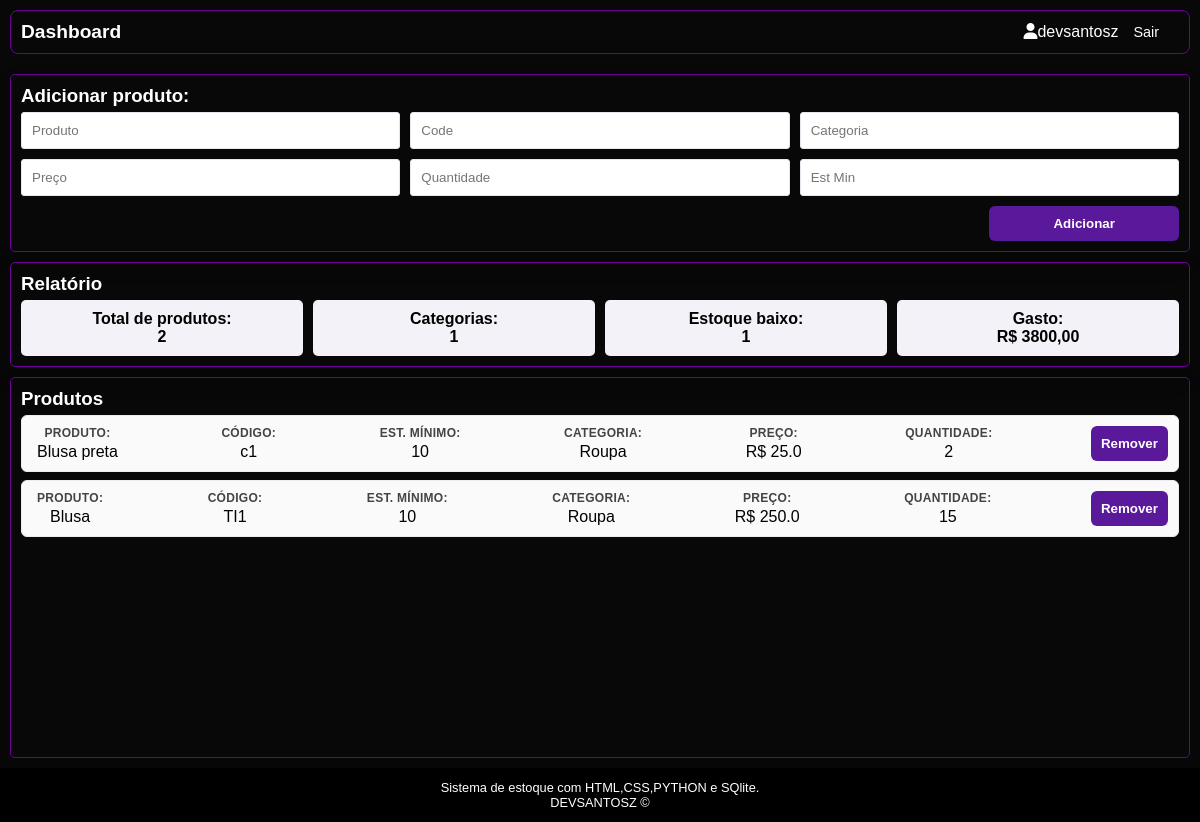
The app's page /dashboard (signed in) with its own data.
### tables this page shows
CREATE TABLE products (
                id INTEGER PRIMARY KEY AUTOINCREMENT,
                name TEXT NOT NULL,
                codigo TEXT NOT NULL UNIQUE,
                categoria TEXT NOT NULL,
                price REAL NOT NULL DEFAULT 0,
                quantity INTEGER NOT NULL DEFAULT 0,
                stqmin INTEGER NOT NULL DEFAULT 0
            );

### app.py (the view)
@app.get("/dashboard")
@login_required
def dashboard():
    with get_db() as con:
        products = con.execute("""
            SELECT id, name, codigo, categoria, price, quantity, stqmin
            FROM products
            ORDER BY id DESC
        """).fetchall()
        total_products = con.execute(
            "SELECT COUNT(*) AS total FROM products"
        ).fetchone()["total"]
        total_categories = con.execute(
            "SELECT COUNT(DISTINCT categoria) AS total FROM products"
        ).fetchone()["total"]
        value_estoque = con.execute("""
            SELECT COUNT(*) AS total
            FROM products
            WHERE quantity > 0 AND quantity <= stqmin
        """).fetchone()["total"]
        gasto_estoque = con.execute(
            "SELECT COALESCE(SUM(price * quantity), 0) AS total FROM products"
        ).fetchone()["total"]
    return render_template(
        "dashboard.html",
        username=session.get("username", ""),
        products=products,
        total_products=total_products,
        total_categories=total_categories,
        value_estoque=value_estoque,
        gasto_estoque=f"R$ {gasto_estoque:.2f}".replace(".", ",")
    )

### app.py (called while the page is built)
def get_db():
    os.makedirs("data", exist_ok=True)
    con = sqlite3.connect(DB_PATH)
    con.row_factory = sqlite3.Row
    return con

def login_required(fn):
    @wraps(fn)
    def wrapper(*args, **kwargs):
        if "user_id" not in session:
            flash("Faça login para continuar.", "warning")
            return redirect("/")
        return fn(*args, **kwargs)
    return wrapper

### templates/dashboard.html (shortened to what this page needs)
<!DOCTYPE html>
<html lang="pt-br">
<head>
  <link rel="stylesheet" href="/static/style.css">
</head>
<body>
  <header class="topbar">
    <h2>Dashboard</h2>
    <div class="conta">
      <h1><i class="fa-solid fa-user"></i>{{ username }} </h1>
      <a href="/logout">Sair</a>
    </div>
  </header>
  <main class="container">
    <section class="card" id="pesq">
      <h3>Adicionar produto:</h3>
      <form method="post" action="/add" class="row">
          <input name="name" placeholder="Produto" required>
          <input name="codigo" placeholder="Code" type="text" required>
          <input name="categoria" placeholder="Categoria" type="text" required>
          <input type="number" name="price" placeholder="Preço" required min="0" step="0.01">
          <input name="qty" type="number" placeholder="Quantidade" required min="0" >
          <input name="stqmin" type="number" placeholder="Est Min" required min="0" >
          <button type="submit">Adicionar</button>
      </form>
    </section>
    <section class="card" id="card-relatorio">
      <h3>Relatório</h3>
      <div id="resumo">
        <div class="rel">
            <p>Total de produtos: </p>
            <p>{{ total_products }}</p>
        </div>
        <div class="rel">
          <p>Categorias: </p>
          <p>{{ total_categories }}</p>
        </div>
        <div class="rel">
          <p>Estoque baixo: </p>
          <p>{{ value_estoque }}</p>
        </div>
        <div class="rel">
          <p>Gasto:</p>
          <p>{{ gasto_estoque }}</p>
        </div>
      </div>
    </section>
    <section class="card" id="list-prod">
      <h3>Produtos</h3>
        <ul class="list">
          {% for p in products %}
            <li class="item">
              <div class="qtd">
                <p class="titulo">Produto:</p>
                {{ p["name"] }}
              </div>
              <div class="qtd">
                <p class="titulo">Código:</p>
                {{ p["codigo"] }}
              </div>
              <div class="qtd">
                <p class="titulo">Est. mínimo:</p>
                {{ p["stqmin"] }}
              </div>
              <div class="qtd">
                <p class="titulo">Categoria:</p>
                {{ p["categoria"] }}
              </div>
              <div class="qtd">
                <p class="titulo">Preço:</p>
                R$ {{ p["price"] }}
              </div>
              <div class="qtd">
                <p class="titulo">Quantidade:</p>
                {{ p["quantity"] }}
              </div>
              <div class="acoes">
                <form action="/remove/{{ p['id'] }}" method="post">
                  <button type="submit">Remover</button>
                </form>
            </div>
          </li>
          {% endfor %}
        </ul>
    </section>
  </main>
  <footer>
    <p>
      Sistema de estoque com HTML,CSS,PYTHON e SQlite.
    </p>
    <p><a href="https://github.com/Devsantosz" target="_blank">
      DEVSANTOSZ </a>&copy
    </p>
  </footer>
</body>
</html>

### static/style.css (style rules this page uses)
* { margin: 0; padding: 0; box-sizing: border-box; font-family: Arial, sans-serif; }
body { background: #080808; }
.topbar { text-align: center; color: #fff; margin: 10px; padding: 10px; border: 1px solid rgb(110, 0, 153); background-color: #07000800; border-radius: 8px; display: flex; flex-flow: row nowrap; justify-content: space-between; align-content: center; justify-items: center; align-items: center; }
.topbar h2 { font-size: 1.2em; font-weight: 700; }
.conta { display: flex; justify-content: space-between; align-items: center; padding: 0 20px; }
.conta h1 { font-size: 1em; font-weight: 400; }
.conta a { color: #fff; text-decoration: none; font-size: 0.9em; margin-left: 15px; }
main { display: grid; grid-template-columns: 1fr 40%; grid-template-rows: auto auto auto; gap: 10px; padding: 10px; min-height: calc(100vh - 96px); }
.card { border: 1px solid rgb(110, 0, 153); background-color: #07000800; padding: 10px; border-radius: 5px; box-shadow: 0 10px 30px rgba(0,0,0,0.06); }
#pesq { display: grid; grid-column: 1 / -1; grid-row: 1; }
#list-prod { display: flex; flex-direction: column; grid-column: 1 / -1; }
#card-relatorio { grid-column: 1 / 2; }
#pesq h3, #list-prod h3, #card-relatorio h3 { margin-bottom: 5px; color: white; text-align: left; }
.row { display: grid; grid-template-columns: auto auto; grid-template-rows: auto; gap: 10px; }
.row input[name="name"] { grid-column: 1 / -1; max-width: none; }
.row input[name="price"] { grid-column: 1; }
.row input[name="qty"] { grid-column: 2; }
input { grid-column: 1 / -1; width: 100%; padding: 10px; border: 1px solid #e6e6ee; border-radius: 3px; background: #ffffff; }
button { grid-column: 2; padding: 10px; border: 0; border-radius: 6px; cursor: pointer; background: #5a189a; color: white; font-weight: 700; transition: 0.2s ease; }
#pesq .row button { justify-self: end; min-width: 50%; }
.list { list-style: none; height: 100%; overflow-y: auto; display: flex; flex-direction: column; gap: 8px; }
.item { background: #fafafa; border: 1px solid #ececf2; border-radius: 6px; display: flex; justify-content: space-between; gap: 10px; flex-flow: row wrap; align-items: center; padding: 10px; transition: 0.2s ease; }
.item { min-width: 0; }
.titulo { font-weight: 800; font-size: 12px; color: #444; padding-bottom: 3px; text-transform: uppercase; letter-spacing: 0.3px; }
.item .qtd { margin: 0px 5px ; text-align: center; }
.item .acoes { display: flex; justify-content: flex-end; }
.item .acoes button { padding: 10px; border-radius: 6px; }
#card-relatorio { grid-column: 1 / 3; }
#resumo { display:grid; grid-template-columns: 1fr 1fr; gap: 10px; }
#card-relatorio p { text-align: center; font-weight: 600; }
#card-relatorio p { text-align: center; font-size: 1em; font-weight: 600; }
.rel { flex: auto; background-color: #f3f2f8; border-radius: 5px; padding: 10px; }
footer { padding: 12px; color: #ffffff; background-color: #000000; text-align: center; font-family: 'Times New Roman', Times, serif; font-size: 0.8em; }
footer p a { color: rgb(255, 255, 255); text-decoration: none; }
@media screen and (min-width: 768px) { main { grid-template-columns: 380px 1fr; grid-template-rows: auto auto 1fr; align-items: start; } }
@media screen and (min-width: 768px) { #pesq { grid-template-columns: repeat(3, 1fr); grid-column: 1 / -1; grid-row: 1 / 2; height: 100%; transition: ease; } }
@media screen and (min-width: 768px) { #pesq .row { grid-column: 1 / -1; } }
@media screen and (min-width: 768px) { #pesq .row input[name="name"] { grid-column: 1 / 2; } }
@media screen and (min-width: 768px) { #pesq .row input[name="codigo"] { grid-column: 2 / 3; } }
@media screen and (min-width: 768px) { #pesq .row input[name="categoria"] { grid-column: 3 / 4; } }
@media screen and (min-width: 768px) { #pesq .row input[name="stqmin"] { grid-column: 3 / 4; } }
@media screen and (min-width: 768px) { #pesq button { grid-column: 3 / 4; } }
@media screen and (min-width: 768px) { #list-prod { grid-column: 1 / -1; grid-row: 3; height: 100%; } }
@media screen and (min-width: 768px) { #card-relatorio { grid-column: 1 /-1; height: 100%; } }
@media screen and (min-width: 768px) { #card-relatorio #resumo { grid-template-columns: repeat(4, 1fr); } }

### records on screen
products: name "Blusa preta", codigo "c1", stqmin "10", categoria "Roupa", price "25.0", quantity "2"
products: name "Blusa", codigo "TI1", stqmin "10", categoria "Roupa", price "250.0", quantity "15"

### other values on screen
{{ username }} "devsantosz"
{{ total_products }} "2"
{{ total_categories }} "1"
{{ value_estoque }} "1"
{{ gasto_estoque }} "R$ 3800,00"
